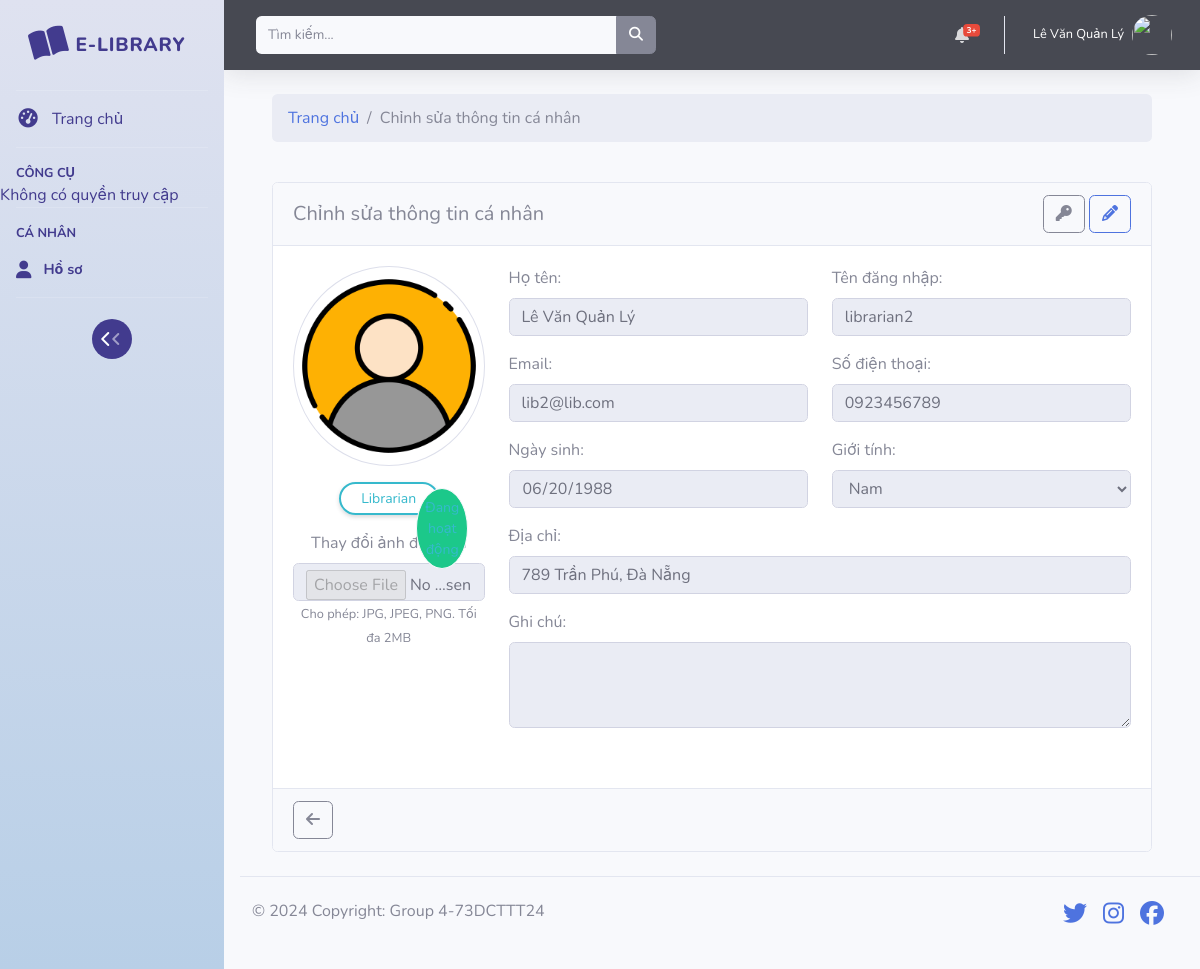
/index.php?model=auth&action=edit (signed in), run on the app's committed database.
### tables this page shows
CREATE TABLE IF NOT EXISTS user (
    user_id INT PRIMARY KEY AUTO_INCREMENT,
    role_id INT,
    username VARCHAR(50) UNIQUE NOT NULL,
    password VARCHAR(255) NOT NULL,
    email VARCHAR(100) UNIQUE NOT NULL,
    full_name VARCHAR(100) NOT NULL,
    date_of_birth DATE,
    gender ENUM('male', 'female', 'other'),
    phone VARCHAR(20) UNIQUE,
    address TEXT,
    member_type VARCHAR(50),
    expiry_date DATE,
    max_books INT DEFAULT 5,
    status ENUM('active', 'inactive') DEFAULT 'active',
    note TEXT,
    avatar_url VARCHAR(255), 
    created_at TIMESTAMP DEFAULT CURRENT_TIMESTAMP,
    updated_at TIMESTAMP DEFAULT CURRENT_TIMESTAMP ON UPDATE CURRENT_TIMESTAMP,
    FOREIGN KEY (role_id) REFERENCES role(role_id)
);

CREATE TABLE IF NOT EXISTS role (
    role_id INT PRIMARY KEY AUTO_INCREMENT,
    name VARCHAR(100) NOT NULL,
    description TEXT,
    created_at TIMESTAMP DEFAULT CURRENT_TIMESTAMP,
    updated_at TIMESTAMP DEFAULT CURRENT_TIMESTAMP ON UPDATE CURRENT_TIMESTAMP
);

### controllers/AuthController.php (called while the page is built, shortened)
<?php
include_once 'models/User.php';
class AuthController extends Controller {
    public function edit($user_id) {
        $this->authModel = new User();
        $userData = $this->authModel->readById($_SESSION['user_id']);
        $user = $userData;
        include('views/layouts/base.php');
    }
}
?>

### models/Model.php (called while the page is built, shortened)
<?php
abstract class Model
{
    public function __construct()
    {
        $this->conn = Database::getInstance()->getConnection();
    }
}

### config/database.php (called while the page is built)
<?php
class Database {
    private static $instance = null;
    private $host = "localhost";
    private $db_name = "library_management_system";
    private $username = "root";
    private $password = "";
    public $conn;
    private function __construct()
    {
        try {
            $this->conn = new PDO("mysql:host={$this->host};dbname={$this->db_name};charset=utf8", $this->username, $this->password);
            $this->conn->setAttribute(PDO::ATTR_ERRMODE, PDO::ERRMODE_EXCEPTION);
        } catch (PDOException $e) {
            die("Lỗi kết nối cơ sở dữ liệu: " . $e->getMessage());
        }
    }
    public static function getInstance()
    {
        if (self::$instance === null) {
            self::$instance = new Database();
        }
        return self::$instance;
    }
    public function getConnection()
    {
        return $this->conn;
    }
}
?>

### models/User.php (called while the page is built, shortened)
<?php
include_once 'Model.php';
class User extends Model
{
    protected $table_name = 'user';
    public function readById($id) {
        $query = "SELECT u.*, r.name as role_name, r.description as role_description
                 FROM {$this->table_name} u
                 LEFT JOIN role r ON u.role_id = r.role_id
                 WHERE u.user_id = :id";
        $stmt = $this->conn->prepare($query);
        $stmt->bindParam(':id', $id);
        $stmt->execute();
        return $stmt->fetch(PDO::FETCH_ASSOC);
    }
}

### views/auth/edit.php (the view, shortened to what this page needs)
<div class="container-fluid">
    <div class="row mt-3">
        <div class="col">
            <nav aria-label="breadcrumb">
                <ol class="breadcrumb">
                    <li class="breadcrumb-item"><a href="index.php">Trang chủ</a></li>
                    <li class="breadcrumb-item active" aria-current="page">Chỉnh sửa thông tin cá nhân</li>
                </ol>
            </nav>
        </div>
    </div>
</div>
<div class="container">
    <div class="row justify-content-center mt-4">
        <div class="col-md-12">
            <div class="card">
                <div class="card-header">
                    <div class="d-flex justify-content-between align-items-center">
                        <h5 class="card-title mb-0">Chỉnh sửa thông tin cá nhân</h5>
                        <div>
                            <button type="button" id="change-password-btn" class="btn btn-outline-secondary me-2" title="Đổi mật khẩu">
                                <i class="fa-solid fa-key"></i>
                            </button>
                            <button id="edit-profile-btn" class="btn btn-outline-primary me-2" title="Sửa thông tin">
                                <i class="fa-solid fa-pencil"></i>
                            </button>
                        </div>
                    </div>
                </div>
                <div class="card-body">
                    <form id="profile-form" action="index.php?model=auth&action=edit" method="POST" enctype="multipart/form-data">
                        <div class="row mb-4">
                            <div class="col-md-3">
                            <div class="text-center">
                                <div class="avatar-wrapper mb-3">
                                    <img id="avatar-preview" class="rounded-circle img-thumbnail"
                                        src="<?php echo !empty($user['avatar_url']) ? 'uploads/avatars/' . $user['avatar_url'] : 'assets/images/default-avatar.png'; ?>"
                                        alt="Avatar" style="width: 200px; height: 200px; object-fit: cover;">
                                </div>
                                <?php
                                $btnClass = '';
                                $btnText = '';
                                if ($user['role_id'] == 3) {
                                    $btnClass = 'btn-outline-primary';
                                    switch(strtolower($user['member_type'])) {
                                        case 'regular':
                                            $btnText = 'Thành viên Thường';
                                            $btnIcon = 'bi-person';
                                            break;
                                        case 'vip':
                                            $btnText = 'Thành viên VIP';
                                            $btnIcon = 'bi-star-fill';
                                            break;
                                        case 'premium':
                                            $btnText = 'Thành viên Premium';
                                            $btnIcon = 'bi-gem';
                                            break;
                                        default:
                                            $btnText = 'Thành viên';
                                            $btnIcon = 'bi-person';
                                    }
                                } else {
                                    switch(strtolower($_SESSION['role_name'])) {
                                        default:
                                            $btnClass = 'btn-outline-info';
                                            $btnText = ucfirst($user['role_name']);
                                    }
                                }
                                ?>
                                <button type="button"
                                        class="btn <?php echo $btnClass; ?> btn-sm shadow-sm position-relative mb-3 px-2 rounded-pill"
                                        id="accountInfoBtn"
                                        data-bs-container="body"
                                        data-bs-toggle="popover"
                                        data-bs-placement="bottom"
                                        style="min-width: 100px; border-width: 2px;">
                                    <?php echo htmlspecialchars($btnText); ?>
                                    <?php if ($user['role_id'] != 3 && $user['status'] === 'active'): ?>
                                        <span class="position-absolute top-0 start-100 translate-middle p-2 bg-success border border-light rounded-circle">
                                            <span class="visually-hidden">Đang hoạt động</span>
                                        </span>
                                    <?php endif; ?>
                                </button>
                                <div class="mb-3">
                                    <label for="avatar" class="form-label">Thay đổi ảnh đại diện</label>
                                    <input type="file" class="form-control" id="avatar" name="avatar" accept="image/*" disabled>
                                    <small class="text-muted">Cho phép: JPG, JPEG, PNG. Tối đa 2MB</small>
                                </div>
                            </div>
                            </div>
                            <div class="col-md-9">
                                <div class="row mb-3">
                                    <div class="col-md-6">
                                        <label for="full_name" class="form-label">Họ tên:</label>
                                        <input type="text" name="full_name" id="full_name" class="form-control"
                                            value="<?php echo htmlspecialchars($user['full_name']); ?>" required disabled>
                                    </div>
                                    <div class="col-md-6">
                                        <label for="username" class="form-label">Tên đăng nhập:</label>
                                        <input type="text" class="form-control" value="<?php echo htmlspecialchars($user['username']); ?>" disabled>
                                    </div>
                                </div>
                                <div class="row mb-3">
                                    <div class="col-md-6">
                                        <label for="email" class="form-label">Email:</label>
                                        <input type="email" name="email" id="email" class="form-control"
                                            value="<?php echo htmlspecialchars($user['email']); ?>" required disabled>
                                    </div>
                                    <div class="col-md-6">
                                        <label for="phone" class="form-label">Số điện thoại:</label>
                                        <input type="tel" name="phone" id="phone" class="form-control"
                                            value="<?php echo htmlspecialchars($user['phone']); ?>" disabled>
                                    </div>
                                </div>
                                <div class="row mb-3">
                                    <div class="col-md-6">
                                        <label for="date_of_birth" class="form-label">Ngày sinh:</label>
                                        <input type="date" name="date_of_birth" id="date_of_birth" class="form-control"
                                            value="<?php echo htmlspecialchars($user['date_of_birth']); ?>" disabled>
                                    </div>
                                    <div class="col-md-6">
                                        <label for="gender" class="form-label">Giới tính:</label>
                                        <select name="gender" id="gender" class="form-control" disabled>
                                            <option value="male" <?php echo $user['gender'] === 'male' ? 'selected' : ''; ?>>Nam</option>
                                        </select>
                                    </div>
                                </div>
                                <div class="mb-3">
                                    <label for="address" class="form-label">Địa chỉ:</label>
                                    <input type="text" name="address" id="address" class="form-control"
                                        value="<?php echo htmlspecialchars($user['address']); ?>" disabled>
                                </div>
                                <div class="mb-3">
                                    <label for="note" class="form-label">Ghi chú:</label>
                                    <textarea name="note" id="note" class="form-control" rows="3" disabled><?php echo htmlspecialchars($user['note']); ?></textarea>
                                </div>
                            </div>
                        </div>
                </div>
                <div class="card-footer d-flex justify-content-between">
                            <a href="index.php" class="btn btn-outline-secondary" title="Quay lại">
                                <i class="fa-solid fa-arrow-left"></i>
                            </a>
                        </div>
            </div>
        </div>
    </div>
</div>

### data on the page
user: role.name "Librarian", full_name "Lê Văn Quản Lý", username "librarian2", email "lib2@lib.com", phone "0923456789", date_of_birth "06/20/1988", gender "Nam", address "789 Trần Phú, Đà Nẵng"

### other printed values
$_SESSION['full_name'] "Lê Văn Quản Lý"
